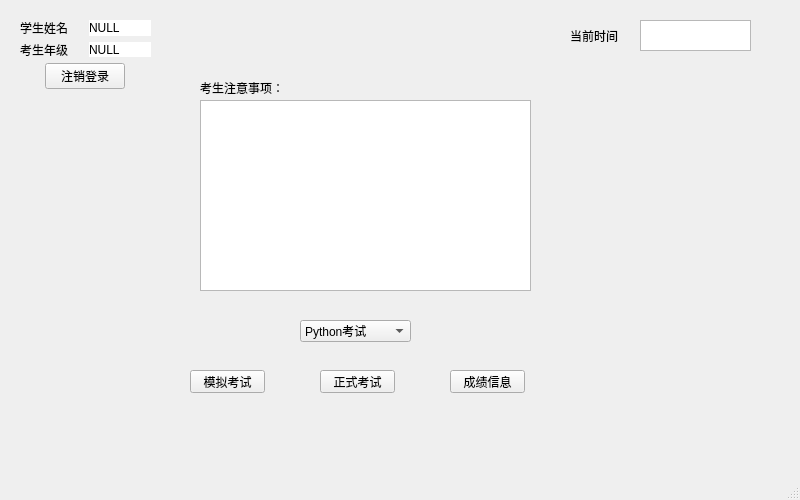
<?xml version="1.0" encoding="UTF-8"?>
<ui version="4.0">
 <class>PreMainWindow</class>
 <widget class="QMainWindow" name="PreMainWindow">
  <property name="geometry">
   <rect>
    <x>0</x>
    <y>0</y>
    <width>800</width>
    <height>500</height>
   </rect>
  </property>
  <property name="sizePolicy">
   <sizepolicy hsizetype="Preferred" vsizetype="Preferred">
    <horstretch>0</horstretch>
    <verstretch>0</verstretch>
   </sizepolicy>
  </property>
  <property name="windowTitle">
   <string>MainWindow</string>
  </property>
  <widget class="QWidget" name="centralwidget">
   <widget class="QTextBrowser" name="noteTextBrowser">
    <property name="geometry">
     <rect>
      <x>200</x>
      <y>100</y>
      <width>331</width>
      <height>191</height>
     </rect>
    </property>
   </widget>
   <widget class="QPushButton" name="mockTestPushButton">
    <property name="geometry">
     <rect>
      <x>190</x>
      <y>370</y>
      <width>75</width>
      <height>23</height>
     </rect>
    </property>
    <property name="text">
     <string>模拟考试</string>
    </property>
   </widget>
   <widget class="QPushButton" name="officialTestPushButton">
    <property name="geometry">
     <rect>
      <x>320</x>
      <y>370</y>
      <width>75</width>
      <height>23</height>
     </rect>
    </property>
    <property name="text">
     <string>正式考试</string>
    </property>
   </widget>
   <widget class="QPushButton" name="gradeInfoPushButton">
    <property name="geometry">
     <rect>
      <x>450</x>
      <y>370</y>
      <width>75</width>
      <height>23</height>
     </rect>
    </property>
    <property name="text">
     <string>成绩信息</string>
    </property>
   </widget>
   <widget class="QComboBox" name="selectTestBox">
    <property name="geometry">
     <rect>
      <x>300</x>
      <y>320</y>
      <width>111</width>
      <height>22</height>
     </rect>
    </property>
    <item>
     <property name="text">
      <string>Python考试</string>
     </property>
    </item>
    <item>
     <property name="text">
      <string>MATLAB考试</string>
     </property>
    </item>
   </widget>
   <widget class="QWidget" name="layoutWidget">
    <property name="geometry">
     <rect>
      <x>20</x>
      <y>20</y>
      <width>131</width>
      <height>69</height>
     </rect>
    </property>
    <layout class="QVBoxLayout" name="verticalLayout_3">
     <item>
      <layout class="QHBoxLayout" name="horizontalLayout">
       <item>
        <layout class="QVBoxLayout" name="verticalLayout">
         <item>
          <widget class="QLabel" name="label">
           <property name="text">
            <string>学生姓名</string>
           </property>
          </widget>
         </item>
         <item>
          <widget class="QLabel" name="label_2">
           <property name="text">
            <string>考生年级</string>
           </property>
          </widget>
         </item>
        </layout>
       </item>
       <item>
        <layout class="QVBoxLayout" name="verticalLayout_2">
         <item>
          <widget class="QLabel" name="preStuNameLabel">
           <property name="styleSheet">
            <string notr="true">background-color: rgb(255, 255, 255);
font: 10pt &quot;宋体&quot;;</string>
           </property>
           <property name="text">
            <string>NULL</string>
           </property>
          </widget>
         </item>
         <item>
          <widget class="QLabel" name="preStuGradeLabel">
           <property name="styleSheet">
            <string notr="true">background-color: rgb(255, 255, 255);
font: 10pt &quot;宋体&quot;;</string>
           </property>
           <property name="text">
            <string>NULL</string>
           </property>
          </widget>
         </item>
        </layout>
       </item>
      </layout>
     </item>
     <item>
      <layout class="QHBoxLayout" name="horizontalLayout_2">
       <item>
        <spacer name="horizontalSpacer_2">
         <property name="orientation">
          <enum>Qt::Horizontal</enum>
         </property>
         <property name="sizeHint" stdset="0">
          <size>
           <width>28</width>
           <height>20</height>
          </size>
         </property>
        </spacer>
       </item>
       <item>
        <widget class="QPushButton" name="logoutButton">
         <property name="text">
          <string>注销登录</string>
         </property>
        </widget>
       </item>
       <item>
        <spacer name="horizontalSpacer">
         <property name="orientation">
          <enum>Qt::Horizontal</enum>
         </property>
         <property name="sizeHint" stdset="0">
          <size>
           <width>28</width>
           <height>20</height>
          </size>
         </property>
        </spacer>
       </item>
      </layout>
     </item>
    </layout>
   </widget>
   <widget class="QTextBrowser" name="timeTextBrowser">
    <property name="geometry">
     <rect>
      <x>640</x>
      <y>20</y>
      <width>111</width>
      <height>31</height>
     </rect>
    </property>
    <property name="styleSheet">
     <string notr="true">font: 12pt &quot;黑体&quot;;</string>
    </property>
   </widget>
   <widget class="QLabel" name="label_5">
    <property name="geometry">
     <rect>
      <x>570</x>
      <y>30</y>
      <width>54</width>
      <height>12</height>
     </rect>
    </property>
    <property name="text">
     <string>当前时间</string>
    </property>
   </widget>
   <widget class="QLabel" name="label_6">
    <property name="geometry">
     <rect>
      <x>200</x>
      <y>80</y>
      <width>81</width>
      <height>16</height>
     </rect>
    </property>
    <property name="text">
     <string>考生注意事项：</string>
    </property>
   </widget>
  </widget>
  <widget class="QMenuBar" name="menubar">
   <property name="geometry">
    <rect>
     <x>0</x>
     <y>0</y>
     <width>800</width>
     <height>23</height>
    </rect>
   </property>
  </widget>
  <widget class="QStatusBar" name="statusbar"/>
 </widget>
 <resources/>
 <connections/>
</ui>
